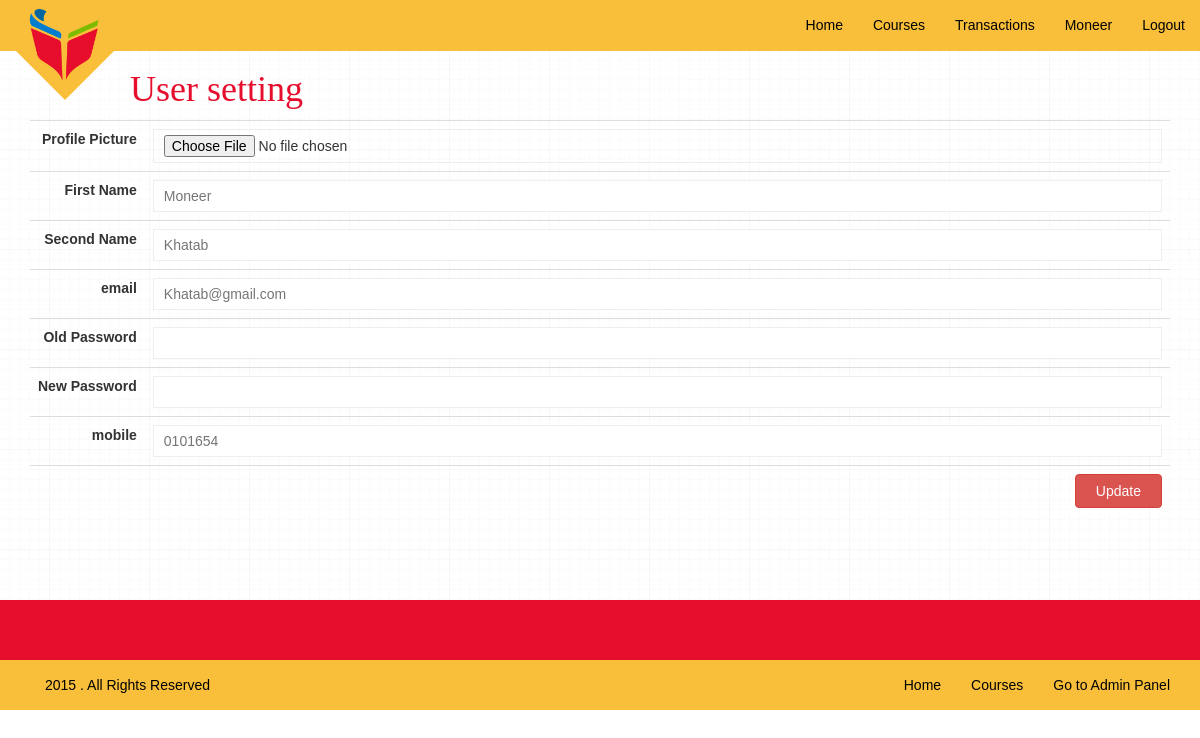
Screenshot of /user_setting.php (signed in) with the database file from the repository.
### tables this page shows
CREATE TABLE IF NOT EXISTS `user_apps` (
  `id` int(11) NOT NULL AUTO_INCREMENT,
  `first_name` varchar(2000) DEFAULT NULL,
  `second_name` varchar(2000) DEFAULT NULL,
  `email` varchar(2000) DEFAULT NULL,
  `password` varchar(2000) DEFAULT NULL,
  `mobile` varchar(2000) DEFAULT NULL,
  `avatar` longblob,
  `curr_activation_code` varchar(1500) DEFAULT NULL,
  `is_admin` int(255) NOT NULL DEFAULT '0',
  `is_disabled` int(255) NOT NULL DEFAULT '0',
  `is_deleted` int(255) DEFAULT '0',
  PRIMARY KEY (`id`)
);

### modular/apis/user_apis.php (called while the page is built, shortened)
<?php
class user_apis extends elearner_courses_tbl  {
    private function table(){ return $this->user_application_tbl();}
    public function user_application_check_exist ($args, $type = NULL){
       $getApps = new get_applications();
       return $getApps->get_data_according_to_array($this->table(), $args, $type, $operatorType= NULL);
    }
}
?>

### modular/config/elearner_courses_tbl.php (called while the page is built, shortened)
<?php
class elearner_courses_tbl {
   private static $table_users = 'user_apps';
   protected function user_application_tbl (){
       return elearner_courses_tbl::$table_users;
   }
 }
?>

### modular/apps/get_application.php (called while the page is built, shortened)
<?php
class get_applications extends database {
    private function get_apps ($tableName , $data = NULL){
       $tbl_query = mysqli_query($this->open_connection(), "SHOW TABLES LIKE '{$tableName}'")   ;
         $qString = sprintf("SELECT * FROM `{$tableName}` %s",$data);
        $query = mysqli_query($this->open_connection(), $qString );
       $arrList = [];
       for ($i=0; $i < mysqli_num_rows($query) ;$i++)
        $arrList[@count($arrList)] = mysqli_fetch_object ($query);
       return $arrList ;
     }
     public function get_data_according_to_array( $tableName ,$args = [] , $type = NULL , $operatorType = NULL   ){
         $arguments ="WHERE";
        $i=0;
        switch ($type) {
            default:
                 foreach ($args as $key => $value) {
                             $arguments .=  " `".$key."`='{$value}'";
                       }
                break;
        }
       $tbl_query = mysqli_query($this->open_connection(), "SHOW TABLES LIKE '{$tableName}'")   ;
        $results = $this->get_apps($tableName, $arguments) ;
        if($type == NULL )
        {
            if( $results != NULL )
                return $results[0];
                else
                    return NULL ;
        } else {
            return $results ;
        }
    }
}
?>

### modular/config/elearner_courses_db.php (called while the page is built, shortened)
<?php
class database {
    private $db_connection =  NULL ;
    private static $HOST_NAME = "localhost";
    private static $DB_NAME = "elearner_courses";
    private static $DB_USER_NAME = "root";
    private static $DB_PASSWORD= "";
    private function database_open_conx (){
        $this->db_connection = @mysqli_connect(database::$HOST_NAME , database::$DB_USER_NAME, database::$DB_PASSWORD, database::$DB_NAME );
        if($this->db_connection )
        {
            return $this->db_connection ;
        }
        else
        return false ;
    }
    public function open_connection(){
        return $this->database_open_conx();
    }
    public function close_connection (){
        if($this->open_connection() == TRUE)
           return @mysqli_close ($this->db_connection);
    }
}
?>

### user_setting.php (the view, shortened to what this page needs)
<!DOCTYPE html>
<html lang="en">
  <head>
    <link href="css/bootstrap.css" rel="stylesheet">
    <link rel="stylesheet" href="css/font-awesome.css">
    <link rel="stylesheet" type="text/css" href="slick/slick.css"/>
    <link href="css/home.css" rel="stylesheet">
  </head>
  <body>
      <?php
        $header_file = dirname(__FILE__)."/parts/header.php";
        if(is_file($header_file))   require_once $header_file ;
      ?>
      <?php
         $userApps = new user_apis();
         $userInfo = $userApps->user_application_check_exist(['id'=>$_SESSION['user_info']['id']]);
      ?>
      <section style="min-height: 600px;" class="container-fluid testmonalisa tester">
         <div class="container-fluid" style="margin-top: -30px; margin-left: 100px;">
              <div class="row">
                  <div class="col-xs-12">
                      <h1 style="color: #e60d2d;" class="headlin-feature-course">
                     <span class="main-name">User setting</span>
                      </h1>
                  </div>
                </div>
          </div>
         <div class="container">
             <div class="" style="overflow: hidden; height: auto;">
                 <table class="table">
                      <tr>
                          <td class="text-right"> <label class="labels">Profile Picture</label></td>
                          <td> <input id="profile_picture" class="item-input" type="file"  /></td>
                      </tr>
                      <tr>
                          <td class="text-right"> <label class="labels">First Name</label></td>
                          <td> <input id="first_name" class="item-input" type="text" placeholder="<?php if($userInfo->first_name != NULL) echo $userInfo->first_name;?>"/></td>
                      </tr>
                      <tr>
                          <td class="text-right"> <label class="labels">Second Name</label></td>
                          <td> <input id="second_name" class="item-input" type="text" placeholder="<?php if($userInfo->second_name != NULL) echo $userInfo->second_name;?>" /></td>
                      </tr>
                      <tr>
                          <td class="text-right"> <label class="labels">email</label></td>
                          <td> <input id="email" class="item-input" type="text" placeholder="<?php if($userInfo->email != NULL) echo $userInfo->email;?>" /></td>
                      </tr>
                      <tr>
                          <td class="text-right"> <label class="labels">Old Password</label></td>
                          <td> <input id="old_password" class="item-input" type="text" placeholder="" /></td>
                      </tr>
                      <tr>
                          <td class="text-right"> <label class="labels">New Password</label></td>
                          <td> <input id="new_password" class="item-input" type="text" placeholder="" /></td>
                      </tr>
                      <tr>
                          <td class="text-right"> <label class="labels"> mobile</label></td>
                          <td> <input id="mobile" class="item-input" type="text" placeholder="<?php if($userInfo->mobile != NULL) echo $userInfo->mobile;?>" /></td>
                      </tr>
                     <tr>
                          <td class="text-right">  </td>
                          <td>
                              <div onclick="update_user_setting();" style="padding-right: 20px; padding-left: 20px; float: right;" class="btn btn-danger">Update</div>
                          </td>
                      </tr>
                  </table>
             </div>
         </div>
     </section>
      <section class="feauture_skills">
      </section>
      <?php
        $footer_file = dirname(__FILE__)."/parts/footer.php";
        if(is_file($footer_file )) require_once $footer_file  ;
      ?>
  </body>
</html>

### css/home.css (style rules this page uses)
html { overflow-x: hidden; }
body { font-family: arial , sans-serif ; margin: 0px ; outline: 0px; }
.row { z-index: 50 ; position: relative; }
.feauture_skills { background: #e60d2d;; padding-bottom: 60px; }
.headlin-feature-course { font-family: 'AUdimatRegular'; color: #fff; }
.testmonalisa { background-image: url(../images/pattern.png); background-position: center ; background-repeat: repeat; min-height: 250px; position: relative; z-index: 20; }
.testmonalisa::before { position: absolute; z-index: -1; opacity: 0.1; top: 36px; left: 41%; content: ""; height: 200px; width: 200px; background: url(../images/Quotes_symbol.png); background-size: contain; background-repeat: no-repeat; }
.tester { padding-top: 80px; }
.tester:before { position: absolute; z-index: -1; opacity: 0.1; top: 36px; left: 41%; content: ""; height: 200px; width: 200px; background: #fff; background-size: contain; background-repeat: no-repeat; }
.item-input { float: left; display: inline-block ; width: 100%;; padding: 5px 10px; margin: 0px; border: 1px solid #eee; }
tr td:first-child { width:1%; white-space:nowrap; }
tr { cursor: pointer; }

### rows the page displays
user_apps: first_name "Moneer", second_name "Khatab", email "Khatab@gmail.com", mobile "0101654"

### other values shown
$_SESSION['user_info']['first_name'] "Moneer"
